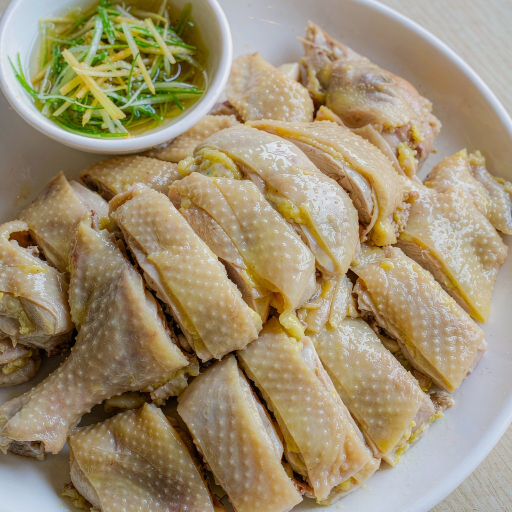
#> input picture chishenme-raw/baiqieji/baiqieji.jpg, 1024 x 1024 px, found by its file name (shown at 1/2 size); its folder holds only this picture in this run
$ python process-dishes.py
#> lines starting #> are read from the running program, lines starting #| are printed output that depends on the picture
# -*- coding: utf-8 -*-
"""
菜品图批量处理：原始竖版大图 -> 小程序可直接用的正方形压缩图

输入：chishenme-raw/<dishId>/*.png | *.jpg | *.jpeg   (竖版大图，AI 图右下角带水印)
输出：chishenme/images/dishes/<dishId>.jpg            (300x300, JPEG q75)

三个关键设计：
  1) 居中裁成正方形 —— 竖版图的水印在底部条带，居中裁切后正好被裁掉，成品无水印。
     从网上（维基共享资源）来的图也走同一条路：构图不统一的，裁方之后统一。
  2) 用 JPEG 而非 PNG —— 300px 照片型 PNG 约 100KB+，80 张会顶爆小程序主包 2MB 上限。
  3) ★ 300x300 / q75 是为「80 道菜」重新定的规格。
     原来是 320x320 / q82：35 张 837KB，平均 23.9KB。
     按原规格扩到 80 张要 1.9MB，贴死 2MB 上限、一点余量都没有。
     降到 300x300 / q75 后平均约 16KB，80 张约 1.3MB，主包落在 1.4MB 上下。
     菜卡在手机上的显示宽度约 165px，300px 仍有余量，肉眼几乎看不出差别。

用法：python process-dishes.py
"""
import os
from PIL import Image

ROOT = r"D:/新建文件夹/小程序"
RAW = os.path.join(ROOT, "chishenme-raw")
OUT_DIR = os.path.join(ROOT, "chishenme/images/dishes")

OUT_SIZE = 300
QUALITY = 75

EXTS = (".png", ".jpg", ".jpeg", ".webp")


def find_raw(dish_id):
    """取第一个可用原图。★ 优先 png —— AI 生成的大图是 png，通常是首选素材。"""
    d = os.path.join(RAW, dish_id)
    if not os.path.isdir(d):
        return None
    files = [f for f in sorted(os.listdir(d)) if f.lower().endswith(EXTS)]
    files.sort(key=lambda f: (not f.lower().endswith(".png"), f))
    return os.path.join(d, files[0]) if files else None


def process_one(dish_id):
#> called with dish_id = 'baiqieji'
    src = find_raw(dish_id)
    if src is None:
        return None
    im = Image.open(src).convert("RGB")
#> im is the input picture: PIL image 1024x1024 RGB; mean R, G, B 158.9, 143.8, 113.2
    w, h = im.size
#> w = 1024; h = 1024
    s = min(w, h)
#> s = 1024
    im = im.crop(((w - s) // 2, (h - s) // 2, (w - s) // 2 + s, (h - s) // 2 + s))
    im = im.resize((OUT_SIZE, OUT_SIZE), Image.LANCZOS)
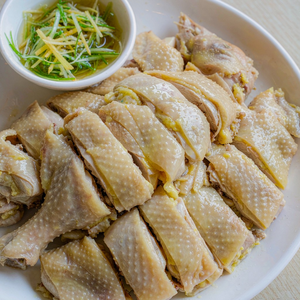
#> im: PIL image 300x300 RGB; mean R, G, B 158.9, 143.8, 113.3
    os.makedirs(OUT_DIR, exist_ok=True)
    dst = os.path.join(OUT_DIR, dish_id + ".jpg")
    im.save(dst, "JPEG", quality=QUALITY, optimize=True, progressive=True)
    return os.path.getsize(dst)


def main():
    ids = sorted(
        d for d in os.listdir(RAW)
        if os.path.isdir(os.path.join(RAW, d)) and not d.startswith("_")
    )
    total, missing = 0, []
    for did in ids:
        size = process_one(did)
        if size is None:
            missing.append(did)
            print("  [缺失] %-20s 找不到原图" % did)
        else:
            total += size
            print("  [OK]  %-20s %6.1f KB" % (did, size / 1024.0))
#> pass 2 of the loop in main, `for did in ids:`:
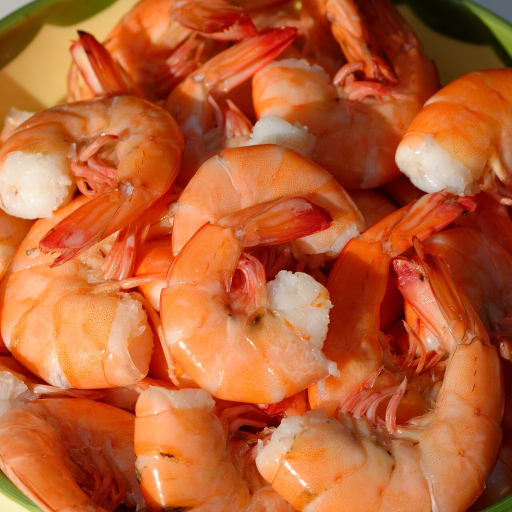
#> input picture chishenme-raw/baizhuoxia/baizhuoxia.jpg, 1024 x 1024 px, found by its file name (shown at 1/2 size)
#> in process_one, im is the input picture: PIL image 1024x1024 RGB; mean R, G, B 185.3, 96, 51.5
#> in process_one (call 2), `im = im.resize((OUT_SIZE, OUT_SIZE), Image.LANCZOS)`:
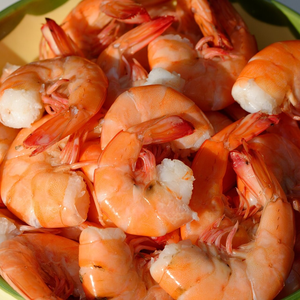
#> im: PIL image 300x300 RGB; mean R, G, B 185.3, 96, 51.5
#> pass 3 of the loop in main, `for did in ids:`:
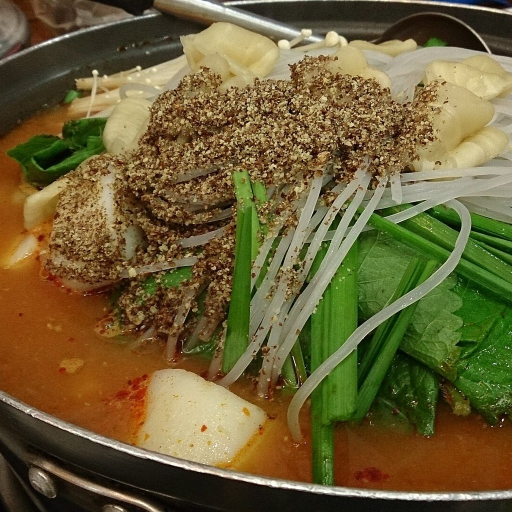
#> input picture chishenme-raw/bawanghuapaigutang/bawanghuapaigutang.jpg, 1024 x 1024 px, found by its file name (shown at 1/2 size)
#> in process_one, im is the input picture: PIL image 1024x1024 RGB; mean R, G, B 108.7, 95.5, 54
#> in process_one (call 3), `im = im.resize((OUT_SIZE, OUT_SIZE), Image.LANCZOS)`:
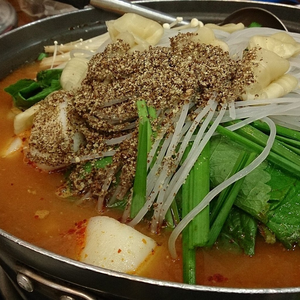
#> im: PIL image 300x300 RGB; mean R, G, B 108.7, 95.5, 54.1
#> the loop made 4 passes; the first 3 are shown

    print("-" * 48)
    print("成功 %d / %d 张，合计 %.1f KB (%.2f MB)"
          % (len(ids) - len(missing), len(ids), total / 1024.0, total / 1024.0 / 1024.0))
    if missing:
        print("缺失：" + ", ".join(missing))
    print("输出目录：" + OUT_DIR)


if __name__ == "__main__":
    main()
